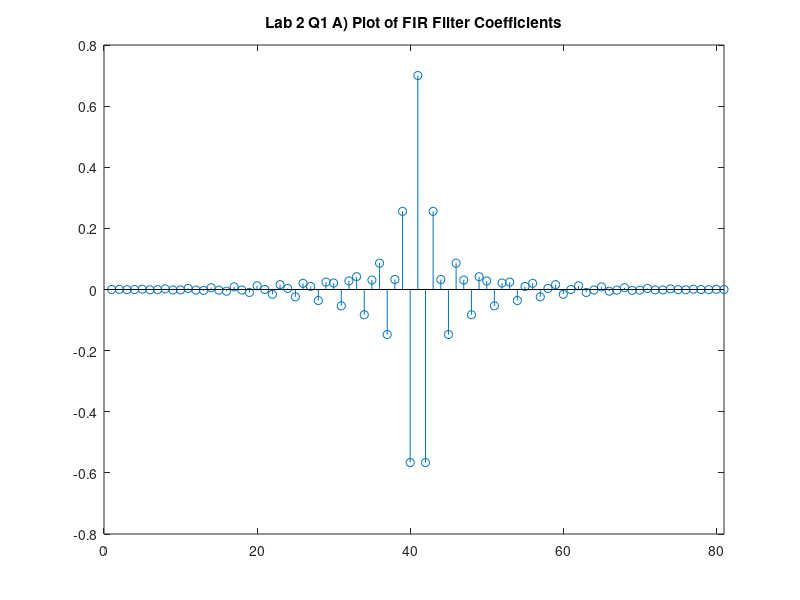
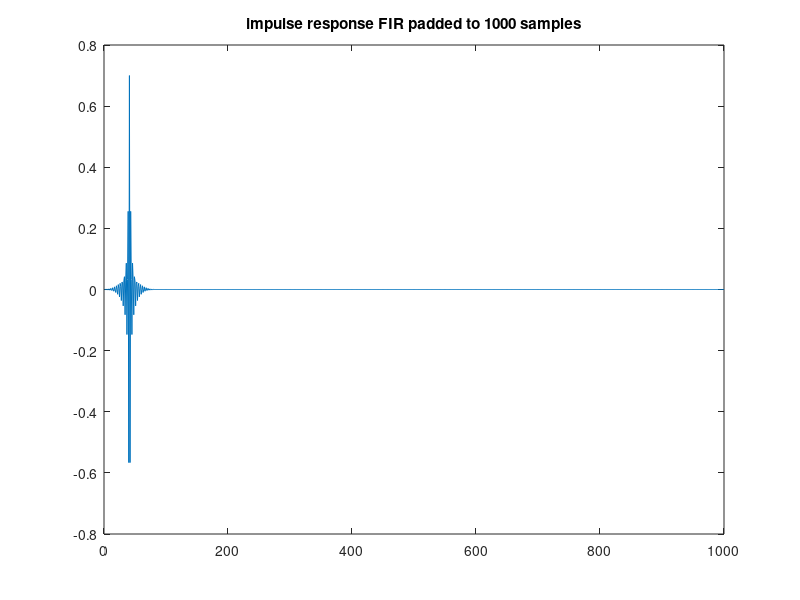

Here is the MATLAB script that generated these plots, in order: (Note: this script raises an error after producing the figures.)
%% Lab 2 section 1 FIR filtering
load('myFIRFilterCoefficients.mat');

%count number of taps (non-zero values)
taps = 0;
for i = 1:length(h);
    if abs(h(i))>0.000001
        taps = taps+1;
    end
end
taps
figure(1)
stem(h)
title('Lab 2 Q1 A) Plot of FIR Filter Coefficients')
xlim([0 81])
saveas(figure(1), 'LAB_2_Q1_A.svg')

%zero pad the impulse response to 1000
padded = [h,zeros(1,(1000-taps))];
%padded = zeros(1000);
%padded(460:540) = h;
figure(2)
plot(padded)
title('impulse response FIR padded to 1000 samples')
FIRFFT = fft(padded);
% Generate digital frequencies corresponding to the DFT bins
N = length(FIRFFT);
digital_freqs = linspace(0, 2*pi, N);

%plot magnitude and phase of frequency response
figure(3)
tiledlayout(2,1)
nexttile
plot(digital_freqs, mag2db(abs(FIRFFT)))
title('Lab 2 Q1 B Frequency Response of FIR filter')
ylabel('dB')
xlabel('Digital Frequency')
xlim([0 (2*pi)])
nexttile
plot(digital_freqs, unwrap(angle(FIRFFT)))
xlim([0 (2*pi)])
ylabel('Phase Angle')
xlabel('Digital Frequency')
saveas(figure(3), 'LAB_2_Q_1_B.svg')

%% FIR Filter Implementation

%testing the implementation
%g = [1 4 1];
%[inputs, outputs] = myFIRFilter(3, g, 100, 4)

load('myFIRFilterCoefficients.mat');
[inputs, outputs] = myFIRFilter(length(h), h, 100, 1000);
%%
figure(4)
tiledlayout(2,1)
nexttile
plot(inputs)
title('Lab 2 Q2 D Filter Input Signal (Time Domain)')
ylabel('Mag (linear)')
xlabel('Time (n)')
xlim([0 100])
ylim([-1 5])
nexttile
plot(outputs)
title('Lab 2 Q2 D Filter Output Signal (Time Domain)')
ylabel('Mag (linear)')
xlabel('Time (n)')
xlim([0 100])
saveas(figure(4), 'LAB_2_Q_2_D.svg')

%%
fftin = fft(inputs);
fftout = fft(outputs);
N = length(fftin)
digital_freqs = linspace(0, 2*pi, N);

figure(5)
tiledlayout(2,1)
nexttile
plot(digital_freqs, (abs(fftin)))
title('Lab 2 Q2 E Filter Input Signal (Frequency Spectrum)')
ylabel('Mag Linear')
xlabel('Digital Frequency')
nexttile
plot(digital_freqs, (abs(fftout)))
title('Lab 2 Q2 E Filter Output Signal (Frequency Spectrum)')
ylabel('Mag Linear')
xlabel('Digital Frequency')
saveas(figure(5), 'LAB_2_Q_2_E.svg')
%% IIR Filter Analysis
clear all;
clc;
load('myIIRFilterCoefficients.mat')

figure(6)
title('Lab 2 Q3 A')
tiledlayout(2,1)
nexttile
stem(a)
title('IIR Coeficients a')
xlabel('index')
nexttile
stem(b)
title('IIR Coeficients b')
xlabel('index')
saveas(figure(6), 'LAB_2_Q3_A.svg')

figure(7)
freqz(b, a)
saveas(figure(7), 'Lab_2_Q3_B.svg')

%% IIR Filter Implementation
clear all;
clc;
load('myIIRFilterCoefficients.mat');
%Test my implementation
%bk = [0.5 1 0.5];
%ak = [1 1 0.5];
%[inputs, outputs] = myIIRFilter(3, 3, bk, ak, 100, 4)

[inputs, outputs] = myIIRFilter(length(b), length(a), b, a, 100, 1000);

figure(8)
tiledlayout(2,1)
nexttile
plot(inputs)
title('Lab 2 Q3 D Filter Input Signal (Time Domain)')
ylabel('Mag (linear)')
xlabel('Time (n)')
xlim([0 100])
ylim([-3.5 3.5])
nexttile
plot(outputs)
title('Lab 2 Q3 D Filter Output Signal (Time Domain)')
ylabel('Mag (linear)')
xlabel('Time (n)')
xlim([0 100])
saveas(figure(8), 'LAB_2_Q_4_D.svg')

fftin = fft(inputs);
fftout = fft(outputs);
N = length(fftin);
digital_freqs = linspace(0, 2*pi, N);

figure(9)
tiledlayout(2,1)
nexttile
plot(digital_freqs, (abs(fftin)))
title('Lab 2 Q3 E Filter Input Signal (Frequency Spectrum)')
ylabel('Mag Linear')
xlabel('Digital Frequency')
nexttile
plot(digital_freqs, (abs(fftout)))
title('Lab 2 Q3 E Filter Output Signal (Frequency Spectrum)')
ylabel('Mag Linear')
xlabel('Digital Frequency')
saveas(figure(9), 'LAB_2_Q_3_E.svg')